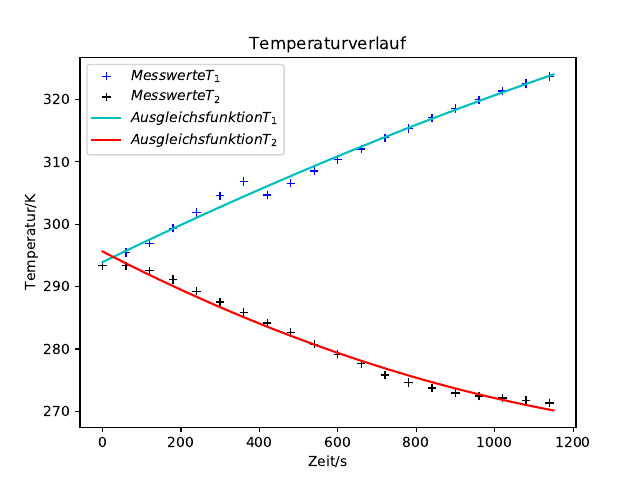

Write Python code to recreate this figure.
import matplotlib.pyplot as plt
import numpy as np
from scipy.optimize import curve_fit
import uncertainties.unumpy as unp
from uncertainties import ufloat
from scipy.stats import stats

#erstelle eine .txt Datei, aus der die Werte fuer die Funktion genommen werden koennen. Das, was in der ersten Spalte steht, sind automaisch die x-Werte,
#die zweite die y-Werte.

x, y = np.genfromtxt('temp1.txt' , unpack=True)
a, b = np.genfromtxt('temp2.txt' , unpack=True)
#linregress vorbereitung(Fkt definieren m=Steigung, n=y-Schnittpkt)
def f(x, m, n, o):
    return (x**2) * m + n * x + o
paramsI, covarianceI = curve_fit(f, x, y) #das muss hier einfach alles hin...kann nicht genau sagen, was es macht.
errorsI = np.sqrt(np.diag(covarianceI))
o = ufloat(paramsI[2], errorsI[2])
n = ufloat(paramsI[1], errorsI[1])
m = ufloat(paramsI[0], errorsI[0])

print(m, n, o) #Dieser Befehl gibt euch in der Kommandozeile als ersten Wert fuer m mit Fehler und den zweiten Wert
#fuer n wieder mit Fehler.
def g(a, c, d, e):
    return (a**2) * c + a * d + e
paramsII, covarianceII = curve_fit(g, a, b ) #das muss hier einfach alles hin...kann nicht genau sagen, was es macht.
errorsII = np.sqrt(np.diag(covarianceII))
e = ufloat(paramsII[2], errorsII[2])
d = ufloat(paramsII[1], errorsII[1])
c = ufloat(paramsII[0], errorsII[0])
print(c, d, e)

#with plt.xkcd(): (macht, dass die ganze Sache in comic sans ms optik ausgegeben wird. Sieht sehr fein aus, ist aber vielleicht nicht sooo wichtig)
#Plot der Messwerte:

L1plot = np.linspace(0, 1150)
L2plot = np.linspace(0, 1150)#Grenzen fuer linregr. guckt nach den Grenzwerten fuer die x-Werte.
plt.title('Temperaturverlauf') #Ueberschrift, die ueber dem PLot stehen wird
plt.plot(x, y,'b+', label="$Messwerte T_1$") #r+, macht, dass eure Werte als rote Plusse erscheinen. mit b* kommen blaue sterne...mehr Farben kann man online finden;)
plt.plot(a, b,'k+', label="$Messwerte T_2$")
#Achsen beschriften!!!!!!
plt.ylabel('Temperatur/K') #hier wurde Tex Code verwendet, um Brueche ordentlich darzustellen. das T_P macht, dass das P als Indesx von T erscheint. Hinter den Slash kommt die Einheit fuer die jeweilige Groesse
plt.xlabel('Zeit/s')
plt.plot(L1plot, f(L1plot, *paramsI) , 'c-', label='$Ausgleichsfunktion T_1$') #b- macht eine blaue durchgezogene Linie
plt.plot(L2plot, g(L2plot, *paramsII) , 'r-', label='$Ausgleichsfunktion T_2$')
plt.tight_layout #macht irgendwas schoener. einfach dran machen...
plt.legend(loc="best") #macht die Legende an den Ort innerhalb des Plots, wo am meisten Platz dafuer ist.

plt.savefig('temp.pdf') #erstellt und speichert automatisch den Plot als pdf datei
